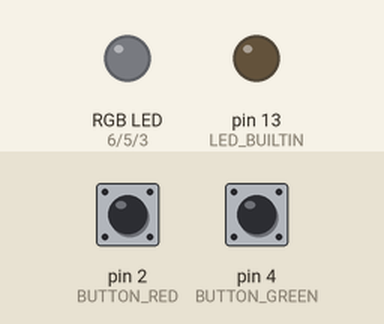
Simulated run of this sketch. Board: Arduino Uno, built with avr-gcc and run on an emulated ATmega328P. Parts: an RGB LED mixed from three pins (HIGH = lit), output pins drawn as LEDs (lit = HIGH). Inputs (shaded band) come from the test bench; at power-on: pin 2 (BUTTON_RED) HIGH, pin 4 (BUTTON_GREEN) HIGH.

Above: at 1.2 s.
1.3 s: pin 2 (BUTTON_RED) pulled LOW for 1 s
At 4.2 s:
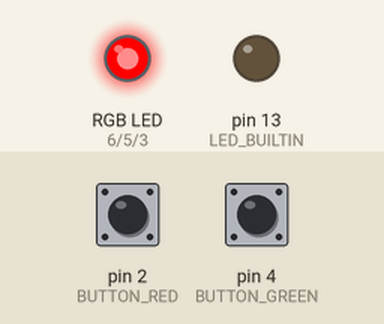
4.8 s: pin 4 (BUTTON_GREEN) pulled LOW for 0.15 s
At 6.8 s:
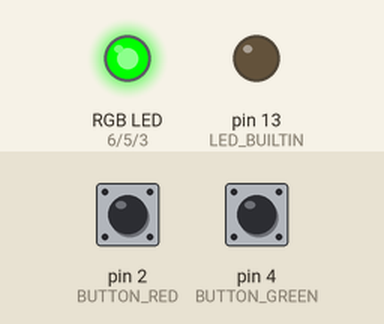
7.4 s: pin 4 (BUTTON_GREEN) pulled LOW for 1 s
At 10.1 s:
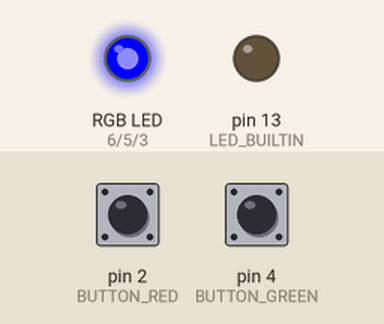
10.9 s: pin 4 (BUTTON_GREEN) pulled LOW for 3.2 s
At 15.6 s:
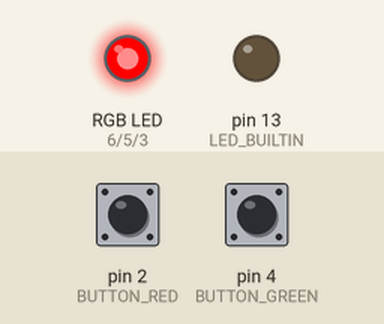
Timing chart, 0 to 17.1 s (numbered marks = the images above; inputs shaded):
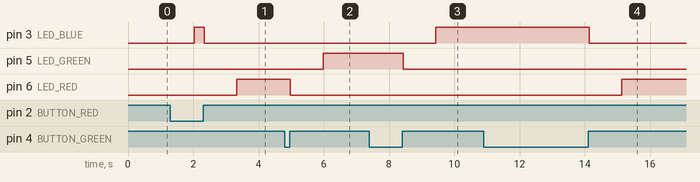

Measured:
- after the input at 1.3 s, pin 6 (LED_RED): LOW → HIGH after 2.0 s
- after the input at 4.8 s, pin 5 (LED_GREEN): LOW → HIGH after 1.2 s; pin 6 (LED_RED): HIGH → LOW after 0.18 s
- after the input at 7.4 s, pin 3 (LED_BLUE): LOW → HIGH after 2.0 s; pin 5 (LED_GREEN): HIGH → LOW after 1.0 s
- after the input at 10.9 s, pin 3 (LED_BLUE): HIGH → LOW after 3.2 s; pin 6 (LED_RED): LOW → HIGH after 4.2 s

The sketch:

lab03_task01.ino
```cpp
// -----------------------------------------------------------------------------
// Required definitions
// -----------------------------------------------------------------------------
#define LED_RED   6
#define LED_GREEN 5
#define LED_BLUE  3

#define BUTTON_RED   2
#define BUTTON_GREEN 4

#define DEBOUNCE_PERIOD 30ul

// -----------------------------------------------------------------------------
// Global variables
// -----------------------------------------------------------------------------
uint8_t currentColor = 0;     // 0 - red, 1 - green, 2 - blue

// -----------------------------------------------------------------------------
// Pin initialization
// -----------------------------------------------------------------------------
// Initialization of RGB pins
void initRGB() {
  pinMode(LED_RED,   OUTPUT);
  pinMode(LED_GREEN, OUTPUT);
  pinMode(LED_BLUE,  OUTPUT);
  turnLEDOff();
}

// Initialization of built-in LED
void initBuiltinLED() {
  pinMode(LED_BUILTIN, OUTPUT);
  digitalWrite(LED_BUILTIN, LOW);
}

// Initialization of button pins
void initButtons() {
  pinMode(BUTTON_RED,   INPUT_PULLUP);
  pinMode(BUTTON_GREEN, INPUT_PULLUP);
}

// -----------------------------------------------------------------------------
// Utility functions
// -----------------------------------------------------------------------------
// Maps buttons to their IDs in code
uint8_t getButtonID(uint8_t button) {
  if (button == BUTTON_GREEN) return 0;
  if (button == BUTTON_RED)   return 1;

  return -1;
}

// Custom short delay
void customDelay(unsigned long delay) {
  unsigned long currentTime = millis();
  while (millis() - currentTime <= delay);
}

// -----------------------------------------------------------------------------
// Handling buttons behavior
// -----------------------------------------------------------------------------
// Debouncing technique for buttons
bool isButtonPressed(uint8_t button) {
  uint8_t index = getButtonID(button);

  if (index == -1) return false;

  static uint8_t debouncedButtonState[2];
  static uint8_t lastReading[2];
  static unsigned long lastChangeTime[2];
  bool isPressed = false;
  uint8_t currentReading = digitalRead(button);

  if (lastReading[index] != currentReading) lastChangeTime[index] = millis();

  if (millis() - lastChangeTime[index] > DEBOUNCE_PERIOD) {
    if (currentReading != debouncedButtonState[index]) {
      if (debouncedButtonState[index] == LOW && currentReading == HIGH) {
        isPressed = true;
      }

      debouncedButtonState[index] = currentReading;
    }
  }

  lastReading[index] = currentReading;

  return isPressed;
}

// Checks if red button is pressed
bool isButtonPressedRed() {
  return isButtonPressed(BUTTON_RED);
}

// Checks if green button is pressed
bool isButtonPressedGreen() {
  return isButtonPressed(BUTTON_GREEN);
}

// Setting the LED color
void setColor(uint8_t color) {
  digitalWrite(LED_RED,   color == 0 ? HIGH : LOW);
  digitalWrite(LED_GREEN, color == 1 ? HIGH : LOW);
  digitalWrite(LED_BLUE,  color == 2 ? HIGH : LOW);
}

// Setting the next color
void setNextColor() {
  currentColor = (currentColor + 1) % 3;
  setColor(currentColor);
}

// Turns off the LED
void turnLEDOff() {
  digitalWrite(LED_RED,   LOW);
  digitalWrite(LED_GREEN, LOW);
  digitalWrite(LED_BLUE,  LOW);
}

// Switches the color when a button is released
void handleButtons() {
  if (isButtonPressedRed() || isButtonPressedGreen()) {
    turnLEDOff();
    customDelay(1000);
    setNextColor();
  }
}

// -----------------------------------------------------------------------------
// Setup and main loop
// -----------------------------------------------------------------------------
void setup() {
  initRGB();
  initBuiltinLED();
  initButtons();
}

void loop() {
  handleButtons();
}
```
